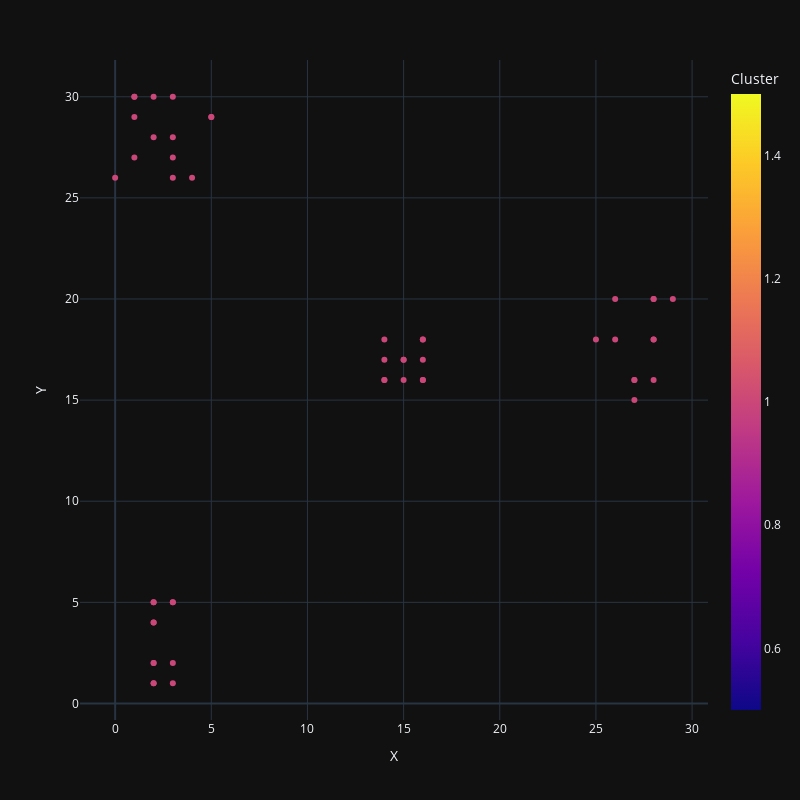

Source (notebook cell):
### Code cell
scatter_data = df_cooked
#scatter_data = df_rand

fig_scatter = px.scatter(scatter_data, x='X', y='Y', color='Cluster')
fig_scatter.update_layout(template=theme)
fig_scatter.update_layout(width=800, height=800)
fig_scatter.show()

### Figure 1 — Plotly figure (JSON) as saved in the notebook; plotly's stock layout.template omitted (floating-point values rounded to 4 significant figures)
{"data": [{"hovertemplate": "X=%{x}<br>Y=%{y}<br>Cluster=%{marker.color}<extra></extra>", "legendgroup": "", "marker": {"color": [1, 1, 1, 1, 1, 1, 1, 1, 1, 1, 1, 1, 1, 1, 1, 1, 1, 1, 1, 1, 1, 1, 1, 1, 1, 1, 1, 1, 1, 1, 1, 1, 1, 1, 1, 1, 1, 1, 1, 1, 1, 1, 1, 1, 1, 1, 1, 1, 1, 1], "coloraxis": "coloraxis", "symbol": "circle"}, "mode": "markers", "name": "", "orientation": "v", "showlegend": false, "type": "scatter", "x": [3, 3, 2, 2, 2, 2, 2, 2, 2, 3, 3, 2, 28, 29, 28, 27, 28, 26, 26, 27, 27, 28, 28, 25, 14, 15, 16, 16, 16, 15, 16, 16, 15, 14, 14, 14, 2, 1, 3, 3, 5, 1, 0, 4, 3, 1, 1, 3, 5, 2], "xaxis": "x", "y": [1, 5, 2, 1, 5, 2, 4, 1, 4, 2, 5, 5, 20, 20, 20, 15, 18, 18, 20, 16, 16, 16, 18, 18, 18, 16, 16, 17, 18, 17, 16, 18, 17, 16, 17, 16, 30, 29, 30, 27, 29, 27, 26, 26, 28, 30, 30, 26, 29, 28], "yaxis": "y"}], "layout": {"coloraxis": {"colorbar": {"title": {"text": "Cluster"}}, "colorscale": [[0, "#0d0887"], [0.1111, "#46039f"], [0.2222, "#7201a8"], [0.3333, "#9c179e"], [0.4444, "#bd3786"], [0.5556, "#d8576b"], [0.6667, "#ed7953"], [0.7778, "#fb9f3a"], [0.8889, "#fdca26"], [1, "#f0f921"]]}, "height": 800, "legend": {"tracegroupgap": 0}, "margin": {"t": 60}, "width": 800, "xaxis": {"anchor": "y", "domain": [0, 1], "title": {"text": "X"}}, "yaxis": {"anchor": "x", "domain": [0, 1], "title": {"text": "Y"}}}}
